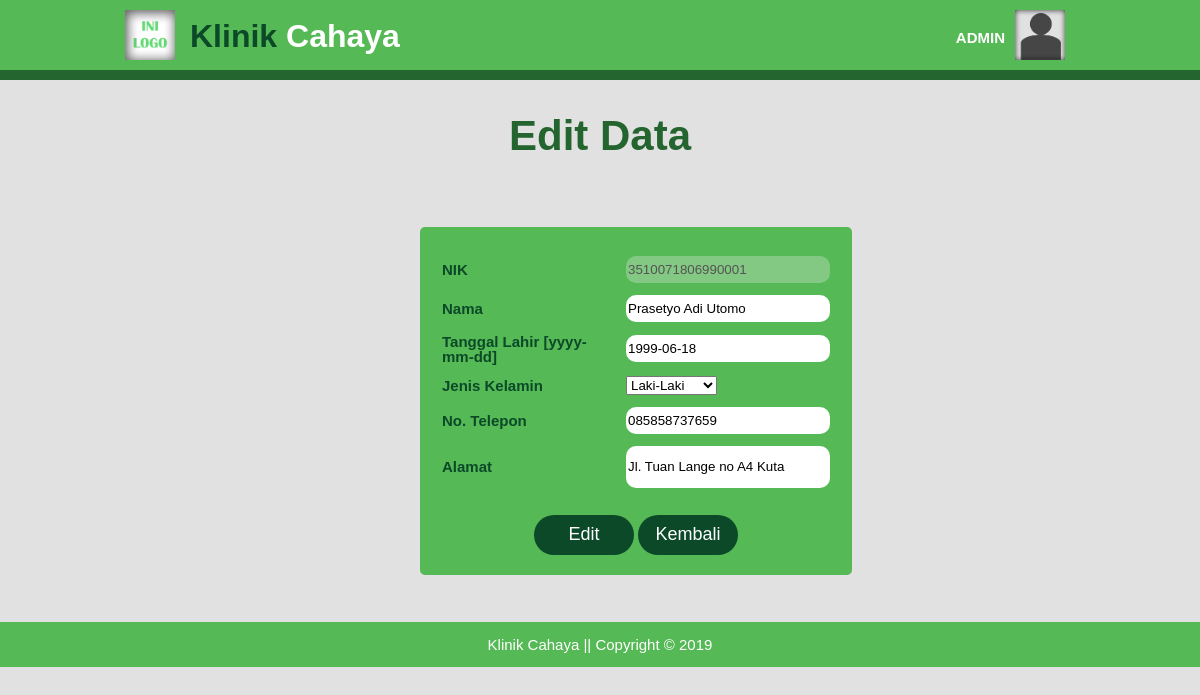
The app's page /update-pasien.php?id=3510071806990001 (signed in) with its own data.
### tables this page shows
CREATE TABLE `tb_pasien` (
  `nik` varchar(16) NOT NULL,
  `nama` varchar(30) DEFAULT NULL,
  `tgl_lahir` date DEFAULT NULL,
  `jenis_kelamin` varchar(10) DEFAULT NULL,
  `telp` varchar(15) DEFAULT NULL,
  `alamat` varchar(100) DEFAULT NULL
);

### update-pasien.php (the view, shortened to what this page needs)
<!DOCTYPE html>
<html>
  <head>
    <link rel="stylesheet" href="./css/data-p_add_style.css">
  </head>
  <body>
    <header>
      <div class="container">
        <div id="logo">
          <img src="./img/ini_logo.png" alt="Logo">
          <a href="index-a.php"><span class="hightlight">Klinik</span> Cahaya</a>
        </div>
        <div id="profil">
          <img src="./img/pp.png" alt="Profil">
          <h4>ADMIN</h4>
        </div>
      </div>
    </header>
    <section id="add-data">
      <div class="container">
        <div class="title">
          <h2>Edit Data</h2>
        </div>
        <div class="report">
					<?php
						include 'connect.php';
						$nik = $_GET['id'];
						$sql = mysqli_query($connect,"SELECT * FROM tb_pasien WHERE nik = '$nik' ");
						$data = mysqli_fetch_array($sql);
					 ?>
          <form class="add" action="" method="post">
            <table>
              <tr><td><input type="text" name="nik" value="<?php echo $data['nik'] ?>" hidden=hidden></td></tr>
              <tr>
                <td>NIK</td>
                <td><input type="text" name="nik" value="<?php echo $data['nik'] ?>" disabled=disabled></td>
              </tr>
              <tr>
                <td>Nama</td>
                <td><input type="text" name="nama" value="<?php echo $data['nama'] ?>"></td>
              </tr>
              <tr>
                <td>Tanggal Lahir [yyyy-mm-dd]</td>
                <td><input type="text" name="tgl" value="<?php echo $data['tgl_lahir'] ?>"></td>
              </tr>
              <tr>
                <td>Jenis Kelamin</td>
                <td>
                  <select class="jk" name="jenisk">
                    <option <?php if($data['jenis_kelamin']=="Laki-Laki") echo "selected" ?> value="Laki-Laki">Laki-Laki</option>
                  </select>
                </td>
              </tr>
              <tr>
                <td>No. Telepon</td>
                <td><input type="text" name="telp" value="<?php echo $data['telp'] ?>"></td>
              </tr>
              <tr>
                <td>Alamat</td>
                <td><input type="text" style="height:40px" name="alamat" value="<?php echo $data['alamat'] ?>"></td>
              </tr>
            </table>
            <div class="button">
              <input type="submit" name="upbutton" value="Edit">
              <a href="data_pasien-a.php"><button type="button" name="back">Kembali</button></a>
            </div>
          </form>
        </div>
      </div>
    </section>
    <footer>
      <div class="container">
        <p>Klinik Cahaya || Copyright &copy; 2019</p>
      </div>
    </footer>
  </body>
</html>

### css/data-p_add_style.css (style rules this page uses)
body { background-color: #e1e1e1; font: 15px/1 arial,sans-serif; padding: 0; margin: 0; }
.container { width: 80%; margin: auto; overflow: hidden; }
header { padding: 10px 0 10px 0; background-color: #55b955; border-bottom: #24642f 10px solid; color : #ffffff; }
header img { width: 50px; height: 50px; }
header #logo img { float:left; padding-left: 5px; }
header #logo a { text-decoration: none; color: white; font-size: 32px; font-weight: bold; float: left; padding: 10px 0 0 15px; }
header .hightlight { color:#0b4928; }
header #profil img { float: right; padding-right: 15px; }
header #profil h4 { float:right; margin: 0; padding: 20px 10px 0 0; }
#add-data { min-height: 542px; }
.title { color: #24642f; font-size: 28px; text-align: -webkit-center; }
.report { background-color: #55b955; width: 45%; text-align: -webkit-center; margin-top: 70px; margin-left: 300px; border-radius: 5px; }
.report form { margin: 0; padding: 10px 15px; }
table th,td { margin: 0; padding: 5px; }
table td { color: #0b4928; font-weight: bold; }
td input { width: 200px; height: 25px; border: none; border-radius: 10px; }
.button { padding: 20px 0 10px 0; }
.button input,button { background-color: #0b4928; color: #ffffff; border: none; border-radius: 20px; width: 100px; height: 40px; font-size: 18px; }
footer { background-color: #55b955; text-align: center; color: #ffffff; }

### records on screen
tb_pasien: nik "3510071806990001", nama "Prasetyo Adi Utomo", tgl "1999-06-18", jenisk "Laki-Laki", telp "085858737659", alamat "Jl. Tuan Lange no A4 Kuta"
